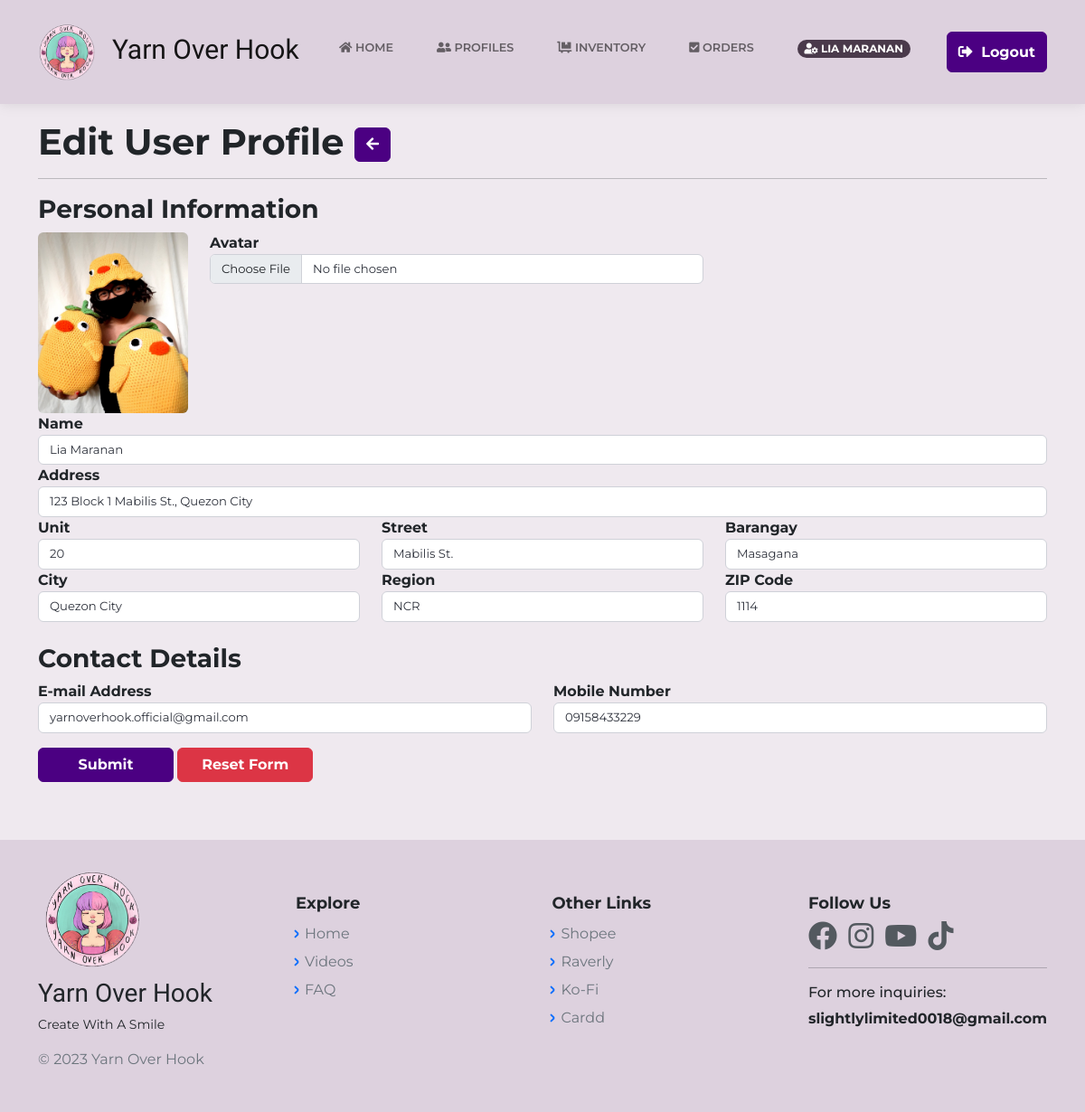
/UserProfileAdminEdit.php (signed in), run on the app's committed database.
### tables this page shows
CREATE TABLE `register` (
  `id` bigint(20) NOT NULL,
  `cust_name` varchar(60) NOT NULL,
  `cust_avatar` varchar(255) NOT NULL,
  `cust_email` varchar(60) DEFAULT NULL,
  `cust_pass` varchar(255) NOT NULL,
  `cust_reg` varchar(60) NOT NULL,
  `cust_city` varchar(50) NOT NULL,
  `cust_st` text NOT NULL,
  `cust_brgy` varchar(50) NOT NULL,
  `cust_unit` int(11) NOT NULL,
  `cust_zip` int(10) NOT NULL,
  `cust_ig` varchar(255) NOT NULL,
  `cust_phone` varchar(50) NOT NULL,
  `login_id` bigint(12) NOT NULL,
  `date` timestamp NOT NULL DEFAULT current_timestamp() ON UPDATE current_timestamp(),
  `user_rank` varchar(20) NOT NULL DEFAULT 'user',
  `cust_address` varchar(160) NOT NULL,
  `cust_status` int(11) NOT NULL,
  `login_attempt` int(11) NOT NULL,
  `otp` int(11) NOT NULL,
  `verify_token` varchar(60) NOT NULL
);

### UserProfileAdminEdit.php (the view, shortened to what this page needs)
<?php
    include("includes/dbh.inc.php");
    require 'layouts/Header.php';
    if(isset($_SESSION['login_id'])) {
		$id = mysqli_real_escape_string($con, $_SESSION['login_id']);
		$item = "SELECT * FROM register WHERE login_id = $id AND user_rank = 'admin'";
		$result = mysqli_query($con, $item);
		$user = mysqli_fetch_assoc($result);
	}
?>
<body class="d-flex flex-column min-vh-100">
<?php require 'layouts/nav.php';?>
    <div class="container my-5">
    <?php if($user): ?>
        <h1 style="font-weight:bold;"> Edit User Profile <span>
        <button class="btn btn-primary pull-right" type="button" style="font-weight:bold;border-color:indigo;background:indigo;width:40px;"><a href="UserProfileAdmin.php" style="text-decoration:none;color:white;"><i class="fa fa-arrow-left"></i></a></button></span> </h1><hr>
        <div class="form-group">
            <form action="UserProfileAdminEdit.php" method="POST" id="form" enctype="multipart/form-data">
                <div class="row my-3">
                    <h3 style="font-weight:bold;"> Personal Information </h3>
                    <div class="col-md-2">
                        <img class="img-fluid rounded avatar-fit" src="<?php echo $user['cust_avatar']; ?>" id="imgDisplay">
                    </div>
                    <div class="col-md-6">
                        <label style="font-weight:bold;">Avatar</label>
                        <input class="form-control rounded" type="file" onchange="readURL(this)" class="form-control form-control my-3" name="cust_avatar">
                    </div>
                    <div class="col-md-12">
                        <label style="font-weight:bold;">Name</label>
                        <input type="text" name="cust_name" id="cust_name" class="form-control rounded" value="<?php echo $user['cust_name'] ?>">
                    </div>
                    <div class="col-md-12">
                        <label style="font-weight:bold;">Address</label>
                        <input type="text" name="cust_address" id="cust_address" class="form-control rounded" value="<?php echo $user['cust_address'] ?>">
                    </div>
                    <div class="col-md-4">
                        <label style="font-weight:bold;">Unit</label>
                        <input type="text" name="cust_unit" id="cust_unit" class="form-control rounded" value="<?php echo $user['cust_unit'] ?>">
                    </div>
                    <div class="col-md-4">
                        <label style="font-weight:bold;">Street</label>
                        <input type="text" name="cust_st" id="cust_st" class="form-control rounded" value="<?php echo $user['cust_st'] ?>">
                    </div>
                    <div class="col-md-4">
                        <label style="font-weight:bold;">Barangay</label>
                        <input type="text" name="cust_brgy" id="cust_brgy" class="form-control rounded" value="<?php echo $user['cust_brgy'] ?>">
                    </div>
                    <div class="col-md-4">
                        <label style="font-weight:bold;">City</label>
                        <input type="text" name="cust_city" id="cust_city" class="form-control rounded" value="<?php echo $user['cust_city'] ?>">
                    </div>
                    <div class="col-md-4">
                        <label style="font-weight:bold;">Region</label>
                        <input type="text" name="cust_reg" id="cust_reg" class="form-control rounded" value="<?php echo $user['cust_reg'] ?>">
                    </div>
                    <div class="col-md-4">
                        <label style="font-weight:bold;">ZIP Code</label>
                        <input type="text" name="cust_zip" id="cust_zip" class="form-control rounded" value="<?php echo $user['cust_zip'] ?>"><br>
                    </div><br>
                    <h3 style="font-weight:bold;"> Contact Details </h3>
                    <div class="col-md-6">
                        <label style="font-weight:bold;">E-mail Address</label>
                        <input type="email" name="cust_email" id="cust_email" class="form-control rounded" value="<?php echo $user['cust_email'] ?>">
                    </div>
                    <div class="col-md-6">
                        <label style="font-weight:bold;">Mobile Number</label>
                        <input type="text" name="cust_phone" id="cust_phone" minlength="11" maxlength="11"  onkeypress="return restrictAlphabets(event)" class="form-control rounded" value="<?php echo $user['cust_phone'] ?>">
                    </div>
                    <div class="button-group float-end">
                        <input class="btn btn-success mt-3" id="editUser" name="edit_user" value="Submit" style="width:150px;border-color:indigo;background-color:indigo;font-weight:bold;" readonly>
                        <input class="btn btn-danger mt-3" type="reset" id="reset" value="Reset Form" style="width:150px;font-weight:bold;"><br>
                    </div>
                </div>
            </form>
        </div>
    </div>
    <?php else: ?>
        <div class="container my-5">
            <h2> Oops.. Page not found. Please try again. </h2>
        </div>
    <?php endif ?>
<?php require 'layouts/Footer.php';?>

### assets/css/main.css (style rules this page uses)
body { background-color: #efe9ef !important; padding-top: 85px; }
.container { animation: transitionInContainer 0.50s; }
.avatar-fit { width: 200px; height: 200px; object-fit: cover; }

### assets/css/Profile-Edit-Form-styles.css (style rules this page uses)
hr { height: 2px; }

### assets/css/Profile-Edit-Form.css (style rules this page uses)
hr { height: 2px; }

### assets/css/ProfileEdit1.css (style rules this page uses)
hr { height: 2px; }

### assets/css/ProfileEdit2.css (style rules this page uses)
hr { height: 2px; }

### assets/css/ProfileDesignAdmin.css (style rules this page uses)
.form-control { border: 1px solid #cfd1d8; -moz-border-radius: 2px; border-radius: 2px; font-size: .825rem; background: #ffffff; color: #2e323c; }

### data on the page
register: cust_avatar (picture), cust_name "Lia Maranan", cust_address "123 Block 1 Mabilis St., Quezon City", cust_unit "20", cust_st "Mabilis St.", cust_brgy "Masagana", cust_city "Quezon City", cust_reg "NCR", cust_zip "1114", cust_email "yarnoverhook.official@gmail.com", cust_phone "09158433229"

### other printed values
$_SESSION['cust_name'] "LIA MARANAN"
